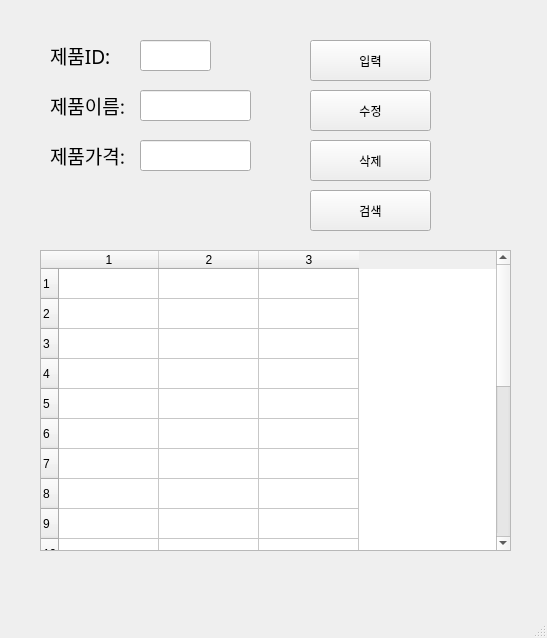
<?xml version="1.0" encoding="UTF-8"?>
<ui version="4.0">
 <class>MainWindow</class>
 <widget class="QMainWindow" name="MainWindow">
  <property name="geometry">
   <rect>
    <x>0</x>
    <y>0</y>
    <width>547</width>
    <height>638</height>
   </rect>
  </property>
  <property name="windowTitle">
   <string>MainWindow</string>
  </property>
  <widget class="QWidget" name="centralwidget">
   <widget class="QLabel" name="label">
    <property name="geometry">
     <rect>
      <x>50</x>
      <y>40</y>
      <width>81</width>
      <height>31</height>
     </rect>
    </property>
    <property name="font">
     <font>
      <family>맑은 고딕</family>
      <pointsize>14</pointsize>
     </font>
    </property>
    <property name="text">
     <string>제품ID:</string>
    </property>
   </widget>
   <widget class="QLabel" name="label_2">
    <property name="geometry">
     <rect>
      <x>50</x>
      <y>90</y>
      <width>81</width>
      <height>31</height>
     </rect>
    </property>
    <property name="font">
     <font>
      <family>맑은 고딕</family>
      <pointsize>14</pointsize>
     </font>
    </property>
    <property name="text">
     <string>제품이름:</string>
    </property>
   </widget>
   <widget class="QLabel" name="label_3">
    <property name="geometry">
     <rect>
      <x>50</x>
      <y>140</y>
      <width>81</width>
      <height>31</height>
     </rect>
    </property>
    <property name="font">
     <font>
      <family>맑은 고딕</family>
      <pointsize>14</pointsize>
     </font>
    </property>
    <property name="text">
     <string>제품가격:</string>
    </property>
   </widget>
   <widget class="QLineEdit" name="prodID">
    <property name="geometry">
     <rect>
      <x>140</x>
      <y>40</y>
      <width>71</width>
      <height>31</height>
     </rect>
    </property>
   </widget>
   <widget class="QLineEdit" name="prodName">
    <property name="geometry">
     <rect>
      <x>140</x>
      <y>90</y>
      <width>111</width>
      <height>31</height>
     </rect>
    </property>
   </widget>
   <widget class="QLineEdit" name="prodPrice">
    <property name="geometry">
     <rect>
      <x>140</x>
      <y>140</y>
      <width>111</width>
      <height>31</height>
     </rect>
    </property>
   </widget>
   <widget class="QPushButton" name="pushButton">
    <property name="geometry">
     <rect>
      <x>310</x>
      <y>40</y>
      <width>121</width>
      <height>41</height>
     </rect>
    </property>
    <property name="text">
     <string>입력</string>
    </property>
   </widget>
   <widget class="QPushButton" name="pushButton_2">
    <property name="geometry">
     <rect>
      <x>310</x>
      <y>90</y>
      <width>121</width>
      <height>41</height>
     </rect>
    </property>
    <property name="text">
     <string>수정</string>
    </property>
   </widget>
   <widget class="QPushButton" name="pushButton_3">
    <property name="geometry">
     <rect>
      <x>310</x>
      <y>140</y>
      <width>121</width>
      <height>41</height>
     </rect>
    </property>
    <property name="text">
     <string>삭제</string>
    </property>
   </widget>
   <widget class="QPushButton" name="pushButton_4">
    <property name="geometry">
     <rect>
      <x>310</x>
      <y>190</y>
      <width>121</width>
      <height>41</height>
     </rect>
    </property>
    <property name="text">
     <string>검색</string>
    </property>
   </widget>
   <widget class="QTableWidget" name="tableWidget">
    <property name="geometry">
     <rect>
      <x>40</x>
      <y>250</y>
      <width>471</width>
      <height>301</height>
     </rect>
    </property>
    <property name="rowCount">
     <number>20</number>
    </property>
    <property name="columnCount">
     <number>3</number>
    </property>
    <row/>
    <row/>
    <row/>
    <row/>
    <row/>
    <row/>
    <row/>
    <row/>
    <row/>
    <row/>
    <row/>
    <row/>
    <row/>
    <row/>
    <row/>
    <row/>
    <row/>
    <row/>
    <row/>
    <row/>
    <column/>
    <column/>
    <column/>
   </widget>
  </widget>
  <widget class="QMenuBar" name="menubar">
   <property name="geometry">
    <rect>
     <x>0</x>
     <y>0</y>
     <width>547</width>
     <height>21</height>
    </rect>
   </property>
  </widget>
  <widget class="QStatusBar" name="statusbar"/>
 </widget>
 <resources/>
 <connections>
  <connection>
   <sender>pushButton</sender>
   <signal>clicked()</signal>
   <receiver>MainWindow</receiver>
   <slot>addProduct()</slot>
   <hints>
    <hint type="sourcelabel">
     <x>394</x>
     <y>72</y>
    </hint>
    <hint type="destinationlabel">
     <x>470</x>
     <y>95</y>
    </hint>
   </hints>
  </connection>
  <connection>
   <sender>pushButton_2</sender>
   <signal>clicked()</signal>
   <receiver>MainWindow</receiver>
   <slot>updateProduct()</slot>
   <hints>
    <hint type="sourcelabel">
     <x>418</x>
     <y>129</y>
    </hint>
    <hint type="destinationlabel">
     <x>470</x>
     <y>136</y>
    </hint>
   </hints>
  </connection>
  <connection>
   <sender>pushButton_3</sender>
   <signal>clicked()</signal>
   <receiver>MainWindow</receiver>
   <slot>removeProduct()</slot>
   <hints>
    <hint type="sourcelabel">
     <x>409</x>
     <y>175</y>
    </hint>
    <hint type="destinationlabel">
     <x>469</x>
     <y>183</y>
    </hint>
   </hints>
  </connection>
  <connection>
   <sender>pushButton_4</sender>
   <signal>clicked()</signal>
   <receiver>MainWindow</receiver>
   <slot>getProduct()</slot>
   <hints>
    <hint type="sourcelabel">
     <x>406</x>
     <y>219</y>
    </hint>
    <hint type="destinationlabel">
     <x>471</x>
     <y>229</y>
    </hint>
   </hints>
  </connection>
 </connections>
 <slots>
  <slot>addProduct()</slot>
  <slot>updateProduct()</slot>
  <slot>removeProduct()</slot>
  <slot>getProduct()</slot>
 </slots>
</ui>
